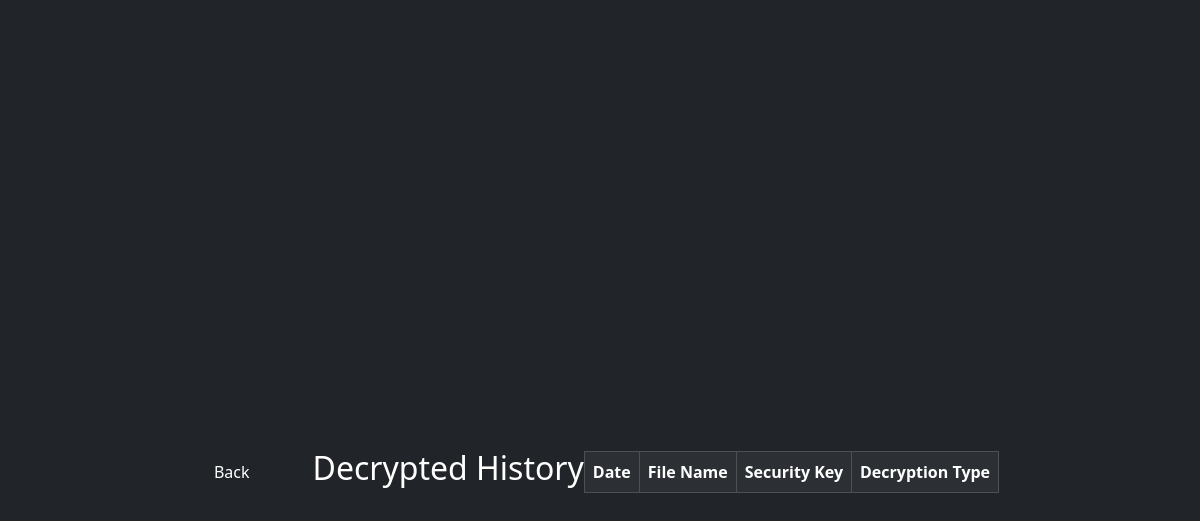
The page /history2 (signed in) on the database as committed earlier.
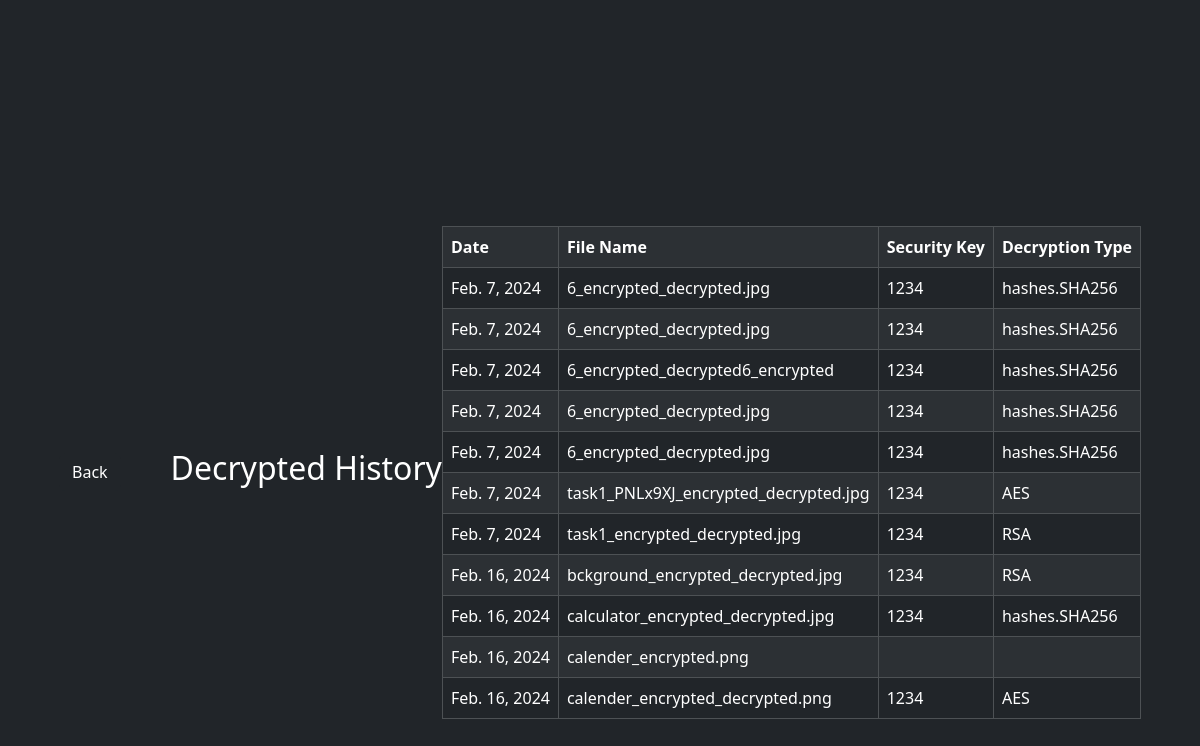
The same page on the database as committed later.
### app/models.py (models this page shows, shortened)
class DecryptionRequest(models.Model):
    algorithm_choices = [
        ('hashes.SHA256', 'hashes.SHA256'),
        ('RSA', 'RSA'),
        ('AES', 'AES'),
    ]
    user_id = models.ForeignKey(User, on_delete=models.CASCADE)
    uploaded_file = models.FileField()
    password = models.CharField(max_length=100)
    algorith = models.CharField(max_length=20, choices=algorithm_choices)
    date = models.DateField(auto_now_add=True, null=True)  # Store the algorithm used for encryption

### app/views.py (the view)
# urls.py: path('history2',views.history2),
def history2(request):
    tem = request.session['uid']
    vpro = User.objects.get(id=tem)
    decrypted_files = DecryptionRequest.objects.filter(user_id=vpro)
    return render(request,'history2.html',{'decrypted_file':decrypted_files})

### template/history2.html (shortened to what this page needs)
<!DOCTYPE html>
<html lang="en">
    {% load static %}
<head>
    <link rel="stylesheet" href="{% static 'history\history.css' %}">
	<link href="https://cdn.jsdelivr.net/npm/bootstrap@5.3.2/dist/css/bootstrap.min.css" rel="stylesheet">
</head>
<body class="bg-dark ">
    <div class="container my-5">
		<a href="{% url 'userprofile' %}"><button class="btn btn-dark text-white float-end justify-content-around  " style="margin-right: 50px;">Back</button></a>
		<h2 class="text-white text-center ">Decrypted History</h2>
        <div>
            <table class="table w-100 my-5 table-bordered table-striped table-hover table-dark">
              <tr>
                <th>Date</th>
                <th>File Name</th>
                <th>Security Key</th>
                <th>Decryption Type</th>
              </tr>
              {% for i in decrypted_file %}
              <tr>
                <td>{{i.date}}</td>
                <td>{{i.uploaded_file}}</td>
                <td>{{i.password}}</td>
                <td>{{i.algorith}}</td>
              </tr>
              {% endfor %}
            </table>
        </div>
    </div>
</body>
</html>

Rows that differ between the two databases and show on the page:
added DecryptionRequest: date "Feb. 7, 2024", uploaded_file "6_encrypted_decrypted.jpg", password "1234", algorith "hashes.SHA256"
added DecryptionRequest: date "Feb. 7, 2024", uploaded_file "6_encrypted_decrypted.jpg", password "1234", algorith "hashes.SHA256"
added DecryptionRequest: date "Feb. 7, 2024", uploaded_file "6_encrypted_decrypted6_encrypted", password "1234", algorith "hashes.SHA256"
added DecryptionRequest: date "Feb. 7, 2024", uploaded_file "6_encrypted_decrypted.jpg", password "1234", algorith "hashes.SHA256"
added DecryptionRequest: date "Feb. 7, 2024", uploaded_file "6_encrypted_decrypted.jpg", password "1234", algorith "hashes.SHA256"
added DecryptionRequest: date "Feb. 7, 2024", uploaded_file "task1_PNLx9XJ_encrypted_decrypted.jpg", password "1234", algorith "AES"
added DecryptionRequest: date "Feb. 7, 2024", uploaded_file "task1_encrypted_decrypted.jpg", password "1234", algorith "RSA"
added DecryptionRequest: date "Feb. 16, 2024", uploaded_file "bckground_encrypted_decrypted.jpg", password "1234", algorith "RSA"
added DecryptionRequest: date "Feb. 16, 2024", uploaded_file "calculator_encrypted_decrypted.jpg", password "1234", algorith "hashes.SHA256"
added DecryptionRequest: date "Feb. 16, 2024", uploaded_file "calender_encrypted.png"
added DecryptionRequest: date "Feb. 16, 2024", uploaded_file "calender_encrypted_decrypted.png", password "1234", algorith "AES"
